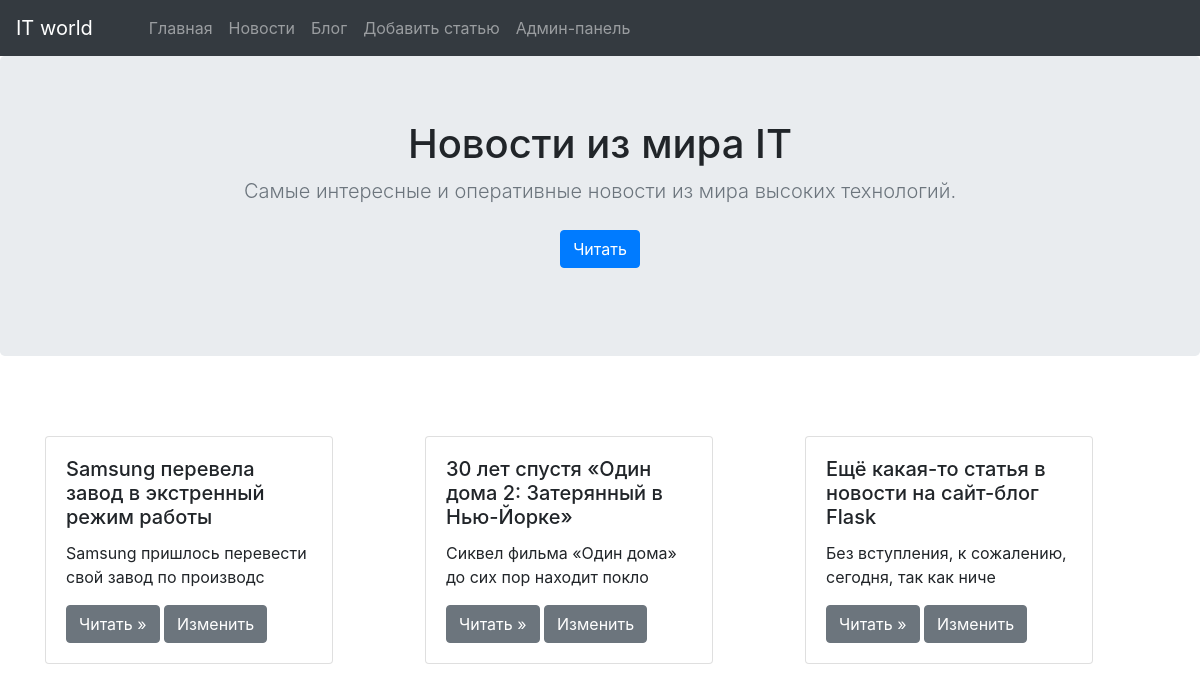
Page /news on the committed database.
### app.py (models this page shows, shortened)
class Article(db.Model):
    id = db.Column(db.Integer, primary_key=True)
    category_id = db.Column(db.Integer, db.ForeignKey('category.id'))
    title = db.Column(db.String(50), nullable=False, unique=True)
    introduction = db.Column(db.String(100), nullable=False)
    text = db.Column(db.Text(), nullable=False)
    pub_date = db.Column(db.DateTime, default=datetime.utcnow)

### app.py (the view)
@app.route('/news')
def news():
    category = Category.query.filter_by(name='Новости').first()
    articles = Article.query.filter_by(category_id=category.id)
    return render_template('news.html', articles=articles)

### templates/news.html (shortened to what this page needs)
{% extends 'base.html' %}
{% block content %}
<main class="main">
    <section class="jumbotron text-center">
        <div class="container">
        <h1 class="jumbotron-heading">Новости из мира IT</h1>
        <p class="lead text-muted">
            Самые интересные и оперативные новости из мира высоких технологий.
        </p>
            <p id="menu">
                <a href="#anchor" class="btn btn-primary my-2">Читать</a>
            </p>
        </div>
    </section>
    <div class="album py-5">
        <div class="container">
            {% if articles %}
                <div class="row" id="anchor">
                    {% for article in articles %}
                        <div class="col mb-5">
                            <div class="card" style="width: 18rem;">
                                <div class="card-body">
                                    <h5 class="card-title">{{ article.title }}</h5>
                                        <p class="card-text">{{ article.introduction[:50].strip() }}</p>
                                        <a class="btn btn-secondary"
                                        href="{{ url_for('detailed_post', article_id=article.id) }}"
                                        role="button">Читать »
                                        </a>
                                        <a href="{{ url_for('edit_post', article_id=article.id) }}" class="btn btn-secondary">Изменить</a>
                                </div>
                            </div>
                        </div>
                    {% endfor %}
                </div>
            {% else %}
            <h2>Статей на сайте нет!</h2>
            {% endif %}
      </div>
    </div>
  </main>
{% endblock %}

### rows in the picture
Article: title "Samsung перевела завод в экстренный режим работы", introduction "Samsung пришлось перевести свой завод по производс"
Article: title "30 лет спустя «Один дома 2: Затерянный в Нью-Йорке»", introduction "Сиквел фильма «Один дома» до сих пор находит покло"
Article: title "Ещё какая-то статья в новости на сайт-блог Flask", introduction "Без вступления, к сожалению, сегодня, так как ниче"
